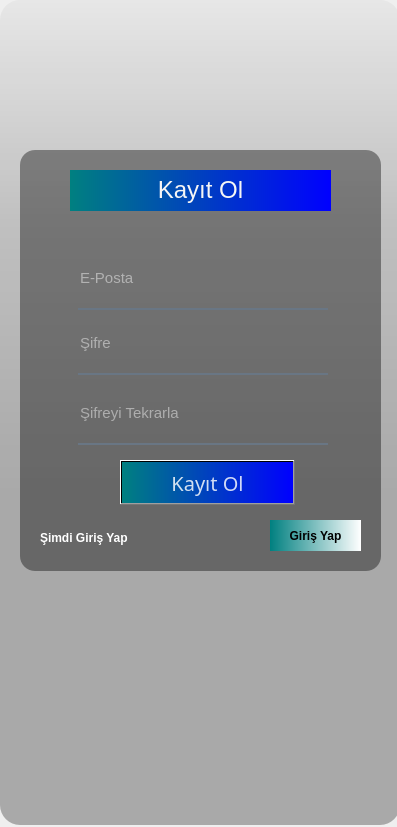
<?xml version="1.0" encoding="UTF-8"?>
<ui version="4.0">
 <class>Form</class>
 <widget class="QWidget" name="Form">
  <property name="geometry">
   <rect>
    <x>0</x>
    <y>0</y>
    <width>397</width>
    <height>827</height>
   </rect>
  </property>
  <property name="focusPolicy">
   <enum>Qt::TabFocus</enum>
  </property>
  <property name="windowTitle">
   <string>Form</string>
  </property>
  <property name="autoFillBackground">
   <bool>true</bool>
  </property>
  <property name="styleSheet">
   <string notr="true"/>
  </property>
  <widget class="QWidget" name="widget" native="true">
   <property name="geometry">
    <rect>
     <x>-30</x>
     <y>-30</y>
     <width>450</width>
     <height>867</height>
    </rect>
   </property>
   <property name="maximumSize">
    <size>
     <width>1000</width>
     <height>1000</height>
    </size>
   </property>
   <property name="focusPolicy">
    <enum>Qt::TabFocus</enum>
   </property>
   <property name="styleSheet">
    <string notr="true">QPushButton#pushButton{	
	background-color: qlineargradient(spread:pad, x1:0, y1:0.505682, x2:1, y2:0.477, stop:0 rgba(20, 47, 78, 219), stop:1 rgba(85, 98, 112, 226));
	color:rgba(255, 255, 255, 210);
	border-radius:5px;
}
QPushButton#pushButton:hover{	
	background-color: qlineargradient(spread:pad, x1:0, y1:0.505682, x2:1, y2:0.477, stop:0 rgba(40, 67, 98, 219), stop:1 rgba(105, 118, 132, 226));
}
QPushButton#pushButton:pressed{	
	padding-left:5px;
	padding-top:5px;
	background-color:rgba(105, 118, 132, 200);
}

QPushButton#pushButton_2, #pushButton_3, #pushButton_4, #pushButton_5{	
	background-color: rgba(0, 0, 0, 0);
	color:rgba(85, 98, 112, 255);
}
QPushButton#pushButton_2:hover, #pushButton_3:hover, #pushButton_4:hover, #pushButton_5:hover{	
	color:rgba(155, 168, 182, 220);
}
QPushButton#pushButton_2:pressed, #pushButton_3:pressed, #pushButton_4:pressed, #pushButton_5:pressed{	
	padding-left:5px;
	padding-top:5px;
	color:rgba(115, 128, 142, 255);
}</string>
   </property>
   <widget class="QLabel" name="label">
    <property name="geometry">
     <rect>
      <x>10</x>
      <y>20</y>
      <width>450</width>
      <height>867</height>
     </rect>
    </property>
    <property name="maximumSize">
     <size>
      <width>1000</width>
      <height>1000</height>
     </size>
    </property>
    <property name="styleSheet">
     <string notr="true">border-radius:20px;
border-image: url(:/images/Images/background.png);</string>
    </property>
    <property name="text">
     <string/>
    </property>
   </widget>
   <widget class="QLabel" name="label_2">
    <property name="geometry">
     <rect>
      <x>30</x>
      <y>30</y>
      <width>400</width>
      <height>825</height>
     </rect>
    </property>
    <property name="maximumSize">
     <size>
      <width>1000</width>
      <height>1000</height>
     </size>
    </property>
    <property name="styleSheet">
     <string notr="true">background-color: qlineargradient(spread:pad, x1:0, y1:0, x2:0, y2:0.715909, stop:0 rgba(0, 0, 0, 9), stop:0.375 rgba(0, 0, 0, 50), stop:0.835227 rgba(0, 0, 0, 75));
border-radius:20px;</string>
    </property>
    <property name="text">
     <string/>
    </property>
   </widget>
   <widget class="QLabel" name="label_3">
    <property name="geometry">
     <rect>
      <x>50</x>
      <y>180</y>
      <width>361</width>
      <height>421</height>
     </rect>
    </property>
    <property name="maximumSize">
     <size>
      <width>1000</width>
      <height>1000</height>
     </size>
    </property>
    <property name="styleSheet">
     <string notr="true">background-color:rgba(0, 0, 0, 100);
border-radius:15px;</string>
    </property>
    <property name="text">
     <string/>
    </property>
   </widget>
   <widget class="QPushButton" name="login">
    <property name="enabled">
     <bool>true</bool>
    </property>
    <property name="geometry">
     <rect>
      <x>300</x>
      <y>550</y>
      <width>91</width>
      <height>31</height>
     </rect>
    </property>
    <property name="maximumSize">
     <size>
      <width>1000</width>
      <height>1000</height>
     </size>
    </property>
    <property name="cursor">
     <cursorShape>PointingHandCursor</cursorShape>
    </property>
    <property name="styleSheet">
     <string notr="true">color:black;px:25;
font:bold;
background-color: qlineargradient(spread:pad, x1:0, y1:0, x2:1, y2:0, stop:0 rgb(0, 128, 128), stop:1 rgb(255, 255, 255));
border:none;

</string>
    </property>
    <property name="text">
     <string>Giriş Yap</string>
    </property>
    <property name="icon">
     <iconset>
      <normaloff>Images/Icon/girişikon.png</normaloff>Images/Icon/girişikon.png</iconset>
    </property>
   </widget>
   <widget class="QLabel" name="lbl_login">
    <property name="geometry">
     <rect>
      <x>100</x>
      <y>200</y>
      <width>261</width>
      <height>41</height>
     </rect>
    </property>
    <property name="maximumSize">
     <size>
      <width>1000</width>
      <height>1000</height>
     </size>
    </property>
    <property name="font">
     <font>
      <family>Tahoma</family>
      <pointsize>18</pointsize>
      <weight>50</weight>
      <bold>false</bold>
     </font>
    </property>
    <property name="cursor">
     <cursorShape>ForbiddenCursor</cursorShape>
    </property>
    <property name="styleSheet">
     <string notr="true">color:rgba(255, 255, 255, 210);px:25;
background-color: qlineargradient(spread:pad, x1:0, y1:0, x2:1, y2:0, stop:0 rgb(0, 128, 128), stop:1 rgb(0, 0, 255));
color:whitesmoke;
</string>
    </property>
    <property name="text">
     <string>&lt;html&gt;&lt;head/&gt;&lt;body&gt;&lt;p align=&quot;center&quot;&gt;     Kayıt Ol&lt;/p&gt;&lt;/body&gt;&lt;/html&gt;</string>
    </property>
   </widget>
   <widget class="QLineEdit" name="password_2">
    <property name="geometry">
     <rect>
      <x>108</x>
      <y>420</y>
      <width>250</width>
      <height>55</height>
     </rect>
    </property>
    <property name="maximumSize">
     <size>
      <width>1000</width>
      <height>1000</height>
     </size>
    </property>
    <property name="font">
     <font>
      <family>Arial</family>
      <pointsize>11</pointsize>
     </font>
    </property>
    <property name="styleSheet">
     <string notr="true">background-color:rgba(0, 0, 0, 0);
border:none;
border-bottom:2px solid rgba(105, 118, 132, 255);
color:rgba(255, 255, 255, 230);
padding-bottom:7px;</string>
    </property>
    <property name="echoMode">
     <enum>QLineEdit::Password</enum>
    </property>
    <property name="placeholderText">
     <string>Şifreyi Tekrarla</string>
    </property>
   </widget>
   <widget class="QLabel" name="label_5">
    <property name="geometry">
     <rect>
      <x>70</x>
      <y>540</y>
      <width>101</width>
      <height>55</height>
     </rect>
    </property>
    <property name="maximumSize">
     <size>
      <width>1000</width>
      <height>1000</height>
     </size>
    </property>
    <property name="font">
     <font>
      <weight>75</weight>
      <italic>false</italic>
      <bold>true</bold>
     </font>
    </property>
    <property name="cursor">
     <cursorShape>PointingHandCursor</cursorShape>
    </property>
    <property name="styleSheet">
     <string notr="true">color:white;
font:bold;</string>
    </property>
    <property name="text">
     <string>Şimdi Giriş Yap</string>
    </property>
   </widget>
   <widget class="QLineEdit" name="email">
    <property name="geometry">
     <rect>
      <x>108</x>
      <y>285</y>
      <width>250</width>
      <height>55</height>
     </rect>
    </property>
    <property name="maximumSize">
     <size>
      <width>1000</width>
      <height>1000</height>
     </size>
    </property>
    <property name="font">
     <font>
      <family>Arial</family>
      <pointsize>11</pointsize>
      <weight>50</weight>
      <bold>false</bold>
     </font>
    </property>
    <property name="focusPolicy">
     <enum>Qt::StrongFocus</enum>
    </property>
    <property name="styleSheet">
     <string notr="true">background-color:rgba(0, 0, 0, 0);
border:none;
border-bottom:2px solid rgba(105, 118, 132, 255);
color:rgba(255, 255, 255, 230);
padding-bottom:7px;</string>
    </property>
    <property name="text">
     <string/>
    </property>
    <property name="placeholderText">
     <string>E-Posta</string>
    </property>
   </widget>
   <widget class="QLineEdit" name="password">
    <property name="geometry">
     <rect>
      <x>108</x>
      <y>350</y>
      <width>250</width>
      <height>55</height>
     </rect>
    </property>
    <property name="maximumSize">
     <size>
      <width>1000</width>
      <height>1000</height>
     </size>
    </property>
    <property name="font">
     <font>
      <family>Arial</family>
      <pointsize>11</pointsize>
     </font>
    </property>
    <property name="focusPolicy">
     <enum>Qt::StrongFocus</enum>
    </property>
    <property name="styleSheet">
     <string notr="true">background-color:rgba(0, 0, 0, 0);
border:none;
border-bottom:2px solid rgba(105, 118, 132, 255);
color:rgba(255, 255, 255, 230);
padding-bottom:7px;</string>
    </property>
    <property name="echoMode">
     <enum>QLineEdit::Password</enum>
    </property>
    <property name="placeholderText">
     <string>Şifre</string>
    </property>
   </widget>
   <widget class="QPushButton" name="signin">
    <property name="geometry">
     <rect>
      <x>150</x>
      <y>490</y>
      <width>175</width>
      <height>45</height>
     </rect>
    </property>
    <property name="maximumSize">
     <size>
      <width>1000</width>
      <height>1000</height>
     </size>
    </property>
    <property name="font">
     <font>
      <family>Arial Rounded MT Bold</family>
      <pointsize>15</pointsize>
      <weight>50</weight>
      <bold>false</bold>
     </font>
    </property>
    <property name="cursor">
     <cursorShape>PointingHandCursor</cursorShape>
    </property>
    <property name="styleSheet">
     <string notr="true">QPushButton {color:rgba(255, 255, 255, 210);px:25;
background-color: qlineargradient(spread:pad, x1:0, y1:0, x2:1, y2:0, stop:0 rgb(0, 128, 128), stop:1 rgb(0, 0, 255));
}
QPushButton:hover {color:rgba(255, 255, 255, 210);px:25;
background-color: qlineargradient(spread:pad, x1:0, y1:0, x2:1, y2:0, stop:0 rgb(0, 0, 255), stop:1 rgb(0, 128, 128));

}
QPushButton:pressed {
background-color:rgb(82, 142, 191);
}
</string>
    </property>
    <property name="text">
     <string>Kayıt Ol</string>
    </property>
    <property name="icon">
     <iconset>
      <normaloff>Images/Icon/kayitolikon.png</normaloff>Images/Icon/kayitolikon.png</iconset>
    </property>
   </widget>
  </widget>
 </widget>
 <resources>
  <include location="res.qrc"/>
 </resources>
 <connections/>
</ui>
